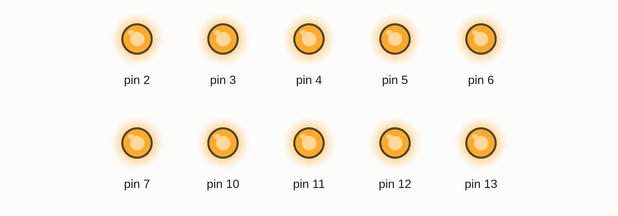
Simulated run of this sketch. Board: Arduino Uno, built with avr-gcc and run on an emulated ATmega328P. Parts: output pins drawn as LEDs (lit = HIGH).

Above: at 0.1 s.
Timing chart, 0 to 1.6 s (numbered marks = the images above):
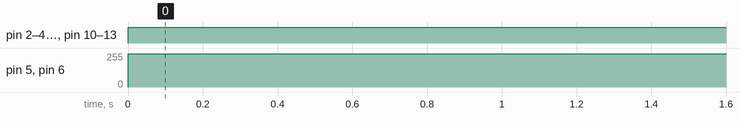

The sketch:

microtest.ino
```cpp
int x1;
int x2;
int x3;
int x4;
int x5;
int da;
int db;
void setup() {

Serial.begin(9600);
pinMode(3,OUTPUT);
pinMode(6,OUTPUT);
pinMode(2,OUTPUT);
pinMode(5,OUTPUT);
pinMode(4,OUTPUT);
pinMode(7,OUTPUT);
pinMode(10,OUTPUT);
pinMode(11,OUTPUT);
pinMode(12,OUTPUT);
pinMode(13,OUTPUT);

}


void loop() {
    digitalWrite(3,HIGH);
    digitalWrite(2,HIGH);
    analogWrite(5,250);
    analogWrite(6,250);
    digitalWrite(4,HIGH);
    digitalWrite(13,HIGH);
    digitalWrite(12,HIGH);
    analogWrite(11,255);
    analogWrite(10,255);
    digitalWrite(7,HIGH);

delay(5);
}
```

Measured:
- by itself, pin 2–4, pin 7, pin 10–13: LOW → HIGH at 0.00 s
- by itself, pin 5, pin 6: 0/255 → 250/255 at 0.00 s
